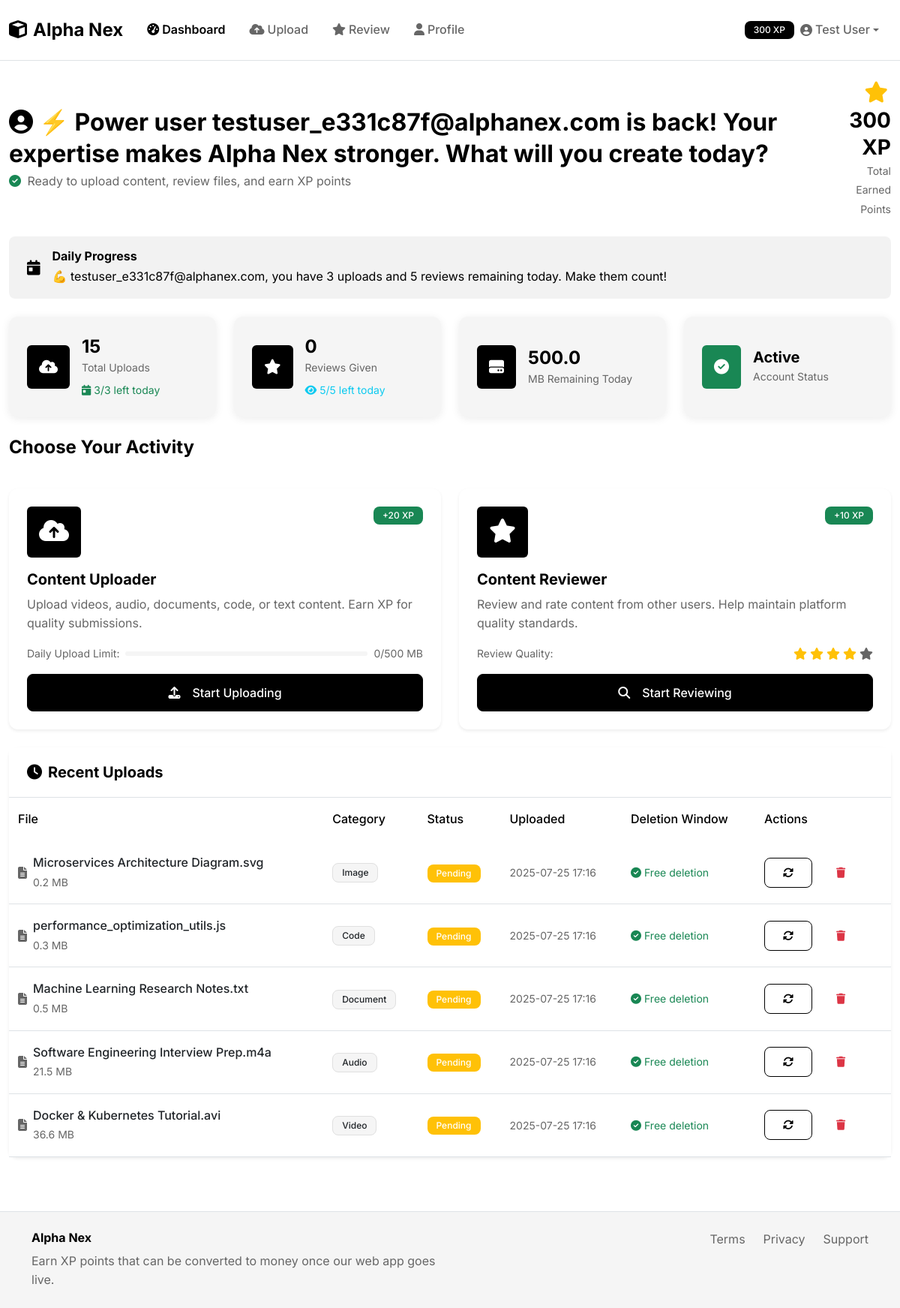
/dashboard (signed in), run on an earlier commit of the app's database.
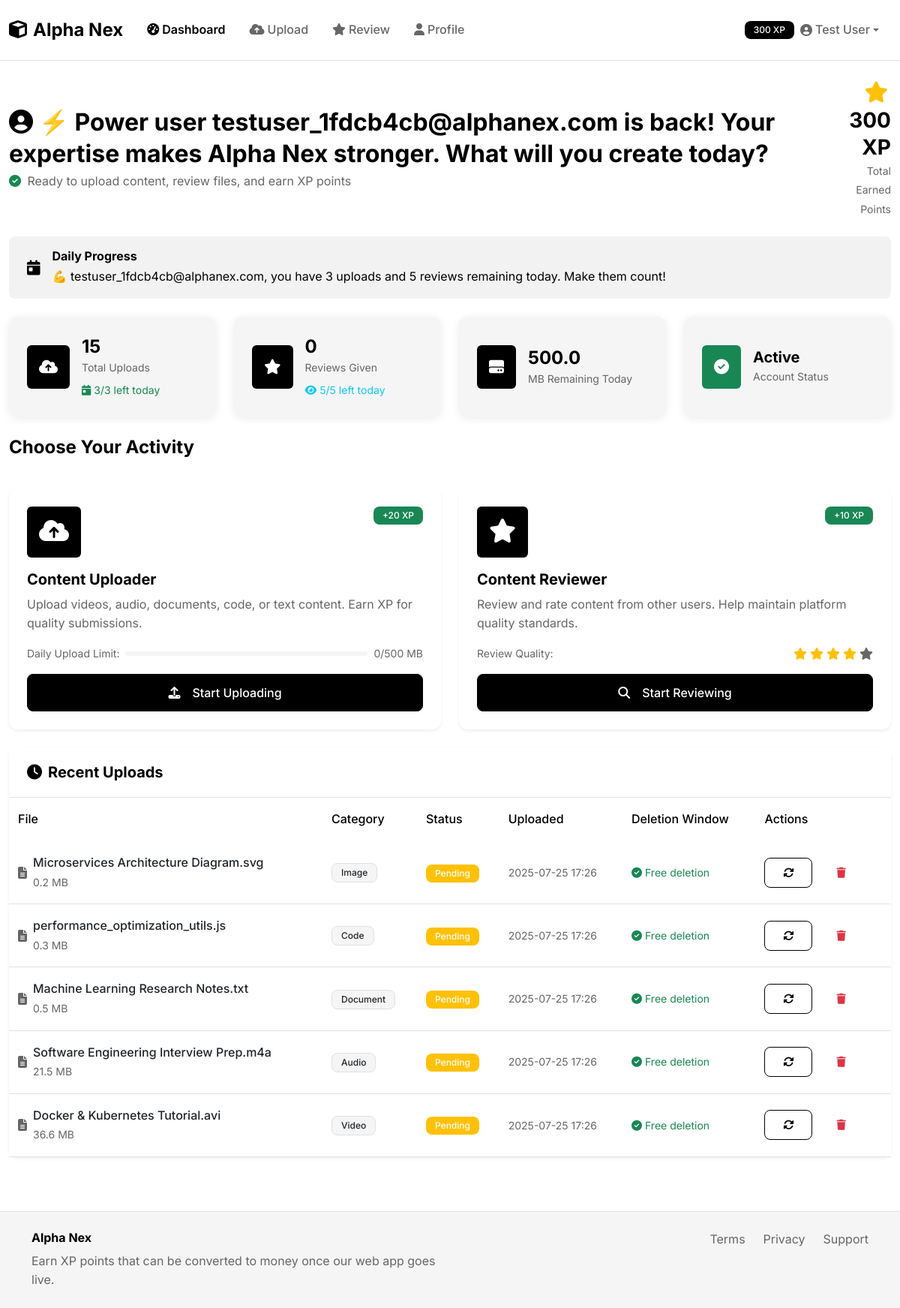
And on a later commit of the database.
### models.py (models this page shows, shortened)
class Upload(db.Model):
    id = db.Column(db.Integer, primary_key=True)
    user_id = db.Column(db.Integer, db.ForeignKey('user.id'), nullable=False)
    filename = db.Column(db.String(255), nullable=False)
    original_filename = db.Column(db.String(255), nullable=False)
    file_path = db.Column(db.String(500), nullable=False)
    file_size = db.Column(db.Integer, nullable=False)
    description = db.Column(db.Text, nullable=False)
    category = db.Column(db.String(50), nullable=False)
    status = db.Column(db.String(20), default='pending')  # pending, approved, rejected
    ai_consent = db.Column(db.Boolean, default=False)
    uploaded_at = db.Column(db.DateTime, default=datetime.utcnow)
    deletion_deadline = db.Column(db.DateTime)
    duplicate_score = db.Column(db.Float, default=0.0)
    spam_score = db.Column(db.Float, default=0.0)
    reviews = db.relationship('Review', backref='upload', lazy=True, cascade='all, delete-orphan')
    def can_delete_free(self):
        return datetime.utcnow() < self.deletion_deadline

### routes.py (the view)
@app.route('/dashboard')
def dashboard():
    user_name = session.get('user_name')
    demo_user_id = session.get('demo_user_id')
    if not user_name or not demo_user_id:
        return redirect(url_for('name_entry'))
    demo_user = User.query.get(demo_user_id)
    if not demo_user:
        return redirect(url_for('name_entry'))
    upload_count = Upload.query.filter_by(user_id=demo_user.id).count()
    review_count = Review.query.filter_by(reviewer_id=demo_user.id).count()
    recent_uploads = Upload.query.filter_by(user_id=demo_user.id)\
                                .order_by(Upload.uploaded_at.desc()).limit(5).all()
    daily_remaining = demo_user.get_daily_upload_remaining()
    daily_remaining_mb = daily_remaining / (1024 * 1024)
    xp_threshold_reached = demo_user.xp_points >= 1500
    welcome_message = get_welcome_back_message(user_name)
    milestone_message = get_xp_milestone_message(user_name, demo_user.xp_points)
    daily_limit_message = get_daily_limit_reminder(
        user_name,
        demo_user.get_remaining_uploads_today(),
        demo_user.get_remaining_reviews_today()
    )
    return render_template('dashboard.html',
                         upload_count=upload_count,
                         review_count=review_count,
                         recent_uploads=recent_uploads,
                         daily_remaining_mb=daily_remaining_mb,
                         demo_user=demo_user,
                         xp_threshold_reached=xp_threshold_reached,
                         welcome_message=welcome_message,
                         milestone_message=milestone_message,
                         daily_limit_message=daily_limit_message)

### app.py (called while the page is built)
@login_manager.user_loader
def load_user(user_id):
    from models import User
    return User.query.get(int(user_id))

### models.py (called while the page is built)
    def reset_daily_counters_if_needed(self):
        try:
            current_date = datetime.utcnow().date()
            if self.daily_upload_reset and current_date > self.daily_upload_reset.date():
                self.daily_upload_bytes = 0
                self.daily_upload_count = 0
                self.daily_upload_reset = datetime.utcnow()
            elif not self.daily_upload_reset:
                self.daily_upload_reset = datetime.utcnow()
            if self.daily_review_reset and current_date > self.daily_review_reset.date():
                self.daily_review_count = 0
                self.daily_review_reset = datetime.utcnow()
            elif not self.daily_review_reset:
                self.daily_review_reset = datetime.utcnow()
            db.session.commit()
        except Exception as e:
            pass  # Fail silently

    def get_remaining_uploads_today(self):
        try:
            self.reset_daily_counters_if_needed()
            return 3 - (self.daily_upload_count or 0)
        except Exception as e:
            return 3

### templates/dashboard.html (shortened to what the changed rows need)
{% extends "base.html" %}
{% block content %}
<div class="row mb-4">
    <div class="col">
        <div class="d-flex justify-content-between align-items-center">
            <div>
                <h2 class="fw-bold text-black mb-1">
                    <i class="fas fa-user-circle me-2"></i>{{ welcome_message if welcome_message else 'Welcome back, ' + (demo_user.name if demo_user else 'Demo User') + '!' }}
                </h2>
                <p class="text-muted mb-0">
                    <i class="fas fa-check-circle text-success me-1"></i>
                    Ready to upload content, review files, and earn XP points
                </p>
            </div>
        </div>
    </div>
</div>
{% if daily_limit_message %}
<div class="alert alert-info border-0 mb-4">
    <div class="d-flex align-items-center">
        <i class="fas fa-calendar-day fa-lg me-3"></i>
        <div class="flex-grow-1">
            <h6 class="fw-bold mb-1">Daily Progress</h6>
            <p class="mb-0">{{ daily_limit_message }}</p>
        </div>
    </div>
</div>
{% endif %}
{% if recent_uploads %}
<div class="row">
    <div class="col">
        <div class="card border-0 shadow-sm">
            <div class="card-body p-0">
                <div class="table-responsive">
                    <table class="table table-hover mb-0">
                        <thead class="bg-light">
                            <tr>
                                <th class="border-0 fw-medium">File</th>
                                <th class="border-0 fw-medium">Category</th>
                                <th class="border-0 fw-medium">Status</th>
                                <th class="border-0 fw-medium">Uploaded</th>
                                <th class="border-0 fw-medium">Deletion Window</th>
                                <th class="border-0 fw-medium">Actions</th>
                            </tr>
                        </thead>
                        <tbody>
                            {% for upload in recent_uploads %}
                            <tr>
                                <td>
                                    <div class="d-flex align-items-center">
                                        <i class="fas fa-file-alt text-muted me-2"></i>
                                        <div>
                                            <div class="fw-medium">{{ upload.original_filename }}</div>
                                            <small class="text-muted">{{ "%.1f"|format(upload.file_size / 1024 / 1024) }} MB</small>
                                        </div>
                                    </div>
                                </td>
                                <td>
                                    <span class="badge bg-light text-dark">{{ upload.category.title() }}</span>
                                </td>
                                <td>
                                    <span class="badge bg-{% if upload.status == 'approved' %}success{% elif upload.status == 'rejected' %}danger{% else %}warning{% endif %}">
                                        {{ upload.status.title() }}
                                    </span>
                                </td>
                                <td>
                                    <small class="text-muted">{{ upload.uploaded_at.strftime('%Y-%m-%d %H:%M') }}</small>
                                </td>
                                <td>
                                    {% if upload.can_delete_free() %}
                                    <small class="text-success">
                                        <i class="fas fa-check-circle me-1"></i>Free deletion
                                    </small>
                                    {% else %}
                                    <small class="text-warning">
                                        <i class="fas fa-coins me-1"></i>{{ upload.get_deletion_penalty() }} XP penalty
                                    </small>
                                    {% endif %}
                                </td>
                                <td>
                                    <div class="d-flex gap-2">
                                        <button class="btn btn-sm btn-outline-dark" onclick="updateStatus({{ upload.id }})">
                                            <i class="fas fa-sync-alt"></i>
                                        </button>
                                        <a href="{{ url_for('delete_upload', upload_id=upload.id) }}"
                                           class="btn btn-sm btn-outline-danger"
                                           onclick="return confirm('Are you sure? {% if not upload.can_delete_free() %}This will cost {{ upload.get_deletion_penalty() }} XP.{% endif %}')">
                                            <i class="fas fa-trash"></i>
                                        </a>
                                    </div>
                                </td>
                            </tr>
                            {% endfor %}
                        </tbody>
                    </table>
                </div>
            </div>
        </div>
    </div>
</div>
{% endif %}
{% endblock %}

What changed in the data, as far as the page shows it:
changed Upload "Microservices Architecture Diagram.svg": uploaded_at "2025-07-25 17:16" → "2025-07-25 17:26"
changed Upload "performance_optimization_utils.js": uploaded_at "2025-07-25 17:16" → "2025-07-25 17:26"
changed Upload "Machine Learning Research Notes.txt": uploaded_at "2025-07-25 17:16" → "2025-07-25 17:26"
changed Upload "Software Engineering Interview Prep.m4a": uploaded_at "2025-07-25 17:16" → "2025-07-25 17:26"
changed Upload "Docker & Kubernetes Tutorial.avi": uploaded_at "2025-07-25 17:16" → "2025-07-25 17:26"
Also different on the page:
{{ daily_limit_message }}: "💪 testuser_e331c87f@alphanex.com, you have 3 uploads and 5 reviews remaining today. Make them count!" → "💪 testuser_1fdcb4cb@alphanex.com, you have 3 uploads and 5 reviews remaining today. Make them count!"
text no longer shown: "⚡ Power user testuser_e331c87f@alphanex.com is back! Your expertise makes Alpha Nex stronger. What will you create today?"
text now shown: "⚡ Power user testuser_1fdcb4cb@alphanex.com is back! Your expertise makes Alpha Nex stronger. What will you create today?"
